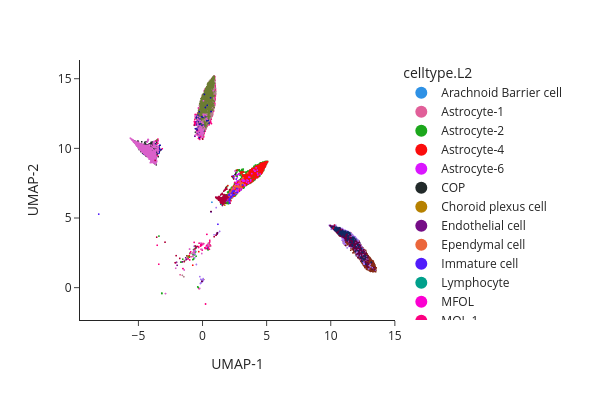

The notebook cell saved with this chart:
### Code cell
snap.pl.umap(adata_nn,color='celltype.L2',marker_size=2)

### Figure 1 — Plotly figure (JSON) as saved in the notebook; plotly's stock layout.template omitted (floating-point values rounded to 4 significant figures; data arrays with more than 128 entries replaced by an {"elided": "..."} marker saying what was removed)
{"data": [{"hovertemplate": "celltype.L2=Arachnoid Barrier cell<br>UMAP-1=%{x}<br>UMAP-2=%{y}<extra></extra>", "legendgroup": "Arachnoid Barrier cell", "marker": {"color": "#2E91E5", "opacity": 1, "size": 2, "symbol": "circle"}, "mode": "markers", "name": "Arachnoid Barrier cell", "showlegend": true, "type": "scattergl", "x": [1.62, 1.361, 1.781, 1.196, 1.654, 1.13, 1.564, 1.221, 1.417, 1.143, 1.679, 1.54, 1.522, 1.473, 1.292, 1.667, 1.098, 1.407, 1.146, 1.597, 1.607, 1.083, 1.327, 1.891, 1.773, 1.634, 1.877, 1.15, 1.049, 1.24, 1.621, 1.151, 1.118, 1.462, 1.316, 1.482, 1.286, 1.617, 1.809, 0.7328, 1.68, 1.458, 1.504, 1.543, 1.655, 1.618, 1.61, 1.279, 1.742, 1.58, 1.676, 1.691, 1.693, 1.656, 1.666, 1.551, 1.812, 1.659, 1.807, 1.634, 2.324, 1.566], "xaxis": "x", "y": [6.351, 6.284, 6.428, 6.432, 6.463, 6.43, 6.241, 6.424, 6.379, 6.424, 6.596, 6.42, 6.243, 6.401, 6.345, 6.313, 6.449, 6.323, 6.464, 6.081, 6.437, 6.466, 6.396, 6.467, 6.298, 6.346, 6.477, 6.454, 6.498, 6.45, 6.24, 6.422, 6.444, 6.216, 6.407, 6.12, 6.362, 6.252, 6.505, 6.133, 6.223, 6.336, 6.221, 6.402, 6.416, 6.305, 6.158, 6.388, 6.313, 6.089, 6.446, 6.069, 6.277, 6.03, 6.451, 6.104, 6.427, 6.206, 6.391, 6.34, 6.622, 6.237], "yaxis": "y"}, {"hovertemplate": "celltype.L2=Astrocyte-1<br>UMAP-1=%{x}<br>UMAP-2=%{y}<extra></extra>", "legendgroup": "Astrocyte-1", "marker": {"color": "#E15F99", "opacity": 1, "size": 2, "symbol": "circle"}, "mode": "markers", "name": "Astrocyte-1", "showlegend": true, "type": "scattergl", "x": {"elided": "1434 float values"}, "xaxis": "x", "y": {"elided": "1434 float values"}, "yaxis": "y"}, {"hovertemplate": "celltype.L2=Astrocyte-2<br>UMAP-1=%{x}<br>UMAP-2=%{y}<extra></extra>", "legendgroup": "Astrocyte-2", "marker": {"color": "#1CA71C", "opacity": 1, "size": 2, "symbol": "circle"}, "mode": "markers", "name": "Astrocyte-2", "showlegend": true, "type": "scattergl", "x": {"elided": "5740 float values"}, "xaxis": "x", "y": {"elided": "5740 float values"}, "yaxis": "y"}, {"hovertemplate": "celltype.L2=Astrocyte-4<br>UMAP-1=%{x}<br>UMAP-2=%{y}<extra></extra>", "legendgroup": "Astrocyte-4", "marker": {"color": "#FB0D0D", "opacity": 1, "size": 2, "symbol": "circle"}, "mode": "markers", "name": "Astrocyte-4", "showlegend": true, "type": "scattergl", "x": {"elided": "831 float values"}, "xaxis": "x", "y": {"elided": "831 float values"}, "yaxis": "y"}, {"hovertemplate": "celltype.L2=Astrocyte-6<br>UMAP-1=%{x}<br>UMAP-2=%{y}<extra></extra>", "legendgroup": "Astrocyte-6", "marker": {"color": "#DA16FF", "opacity": 1, "size": 2, "symbol": "circle"}, "mode": "markers", "name": "Astrocyte-6", "showlegend": true, "type": "scattergl", "x": {"elided": "130 float values"}, "xaxis": "x", "y": {"elided": "130 float values"}, "yaxis": "y"}, {"hovertemplate": "celltype.L2=COP<br>UMAP-1=%{x}<br>UMAP-2=%{y}<extra></extra>", "legendgroup": "COP", "marker": {"color": "#222A2A", "opacity": 1, "size": 2, "symbol": "circle"}, "mode": "markers", "name": "COP", "showlegend": true, "type": "scattergl", "x": {"elided": "1986 float values"}, "xaxis": "x", "y": {"elided": "1986 float values"}, "yaxis": "y"}, {"hovertemplate": "celltype.L2=Choroid plexus cell<br>UMAP-1=%{x}<br>UMAP-2=%{y}<extra></extra>", "legendgroup": "Choroid plexus cell", "marker": {"color": "#B68100", "opacity": 1, "size": 2, "symbol": "circle"}, "mode": "markers", "name": "Choroid plexus cell", "showlegend": true, "type": "scattergl", "x": [2.183, 1.951, 1.848, 1.913, 1.756, 1.638, 1.72, 2.001, 2.238, 1.909, 1.737, 1.985, 1.827, 2.158, 1.844, 1.785, 1.889], "xaxis": "x", "y": [6.886, 6.506, 6.498, 6.451, 6.554, 5.994, 6.201, 6.353, 6.843, 6.473, 5.925, 6.274, 6.488, 6.883, 6.523, 6.247, 6.586], "yaxis": "y"}, {"hovertemplate": "celltype.L2=Endothelial cell<br>UMAP-1=%{x}<br>UMAP-2=%{y}<extra></extra>", "legendgroup": "Endothelial cell", "marker": {"color": "#750D86", "opacity": 1, "size": 2, "symbol": "circle"}, "mode": "markers", "name": "Endothelial cell", "showlegend": true, "type": "scattergl", "x": {"elided": "242 float values"}, "xaxis": "x", "y": {"elided": "242 float values"}, "yaxis": "y"}, {"hovertemplate": "celltype.L2=Ependymal cell<br>UMAP-1=%{x}<br>UMAP-2=%{y}<extra></extra>", "legendgroup": "Ependymal cell", "marker": {"color": "#EB663B", "opacity": 1, "size": 2, "symbol": "circle"}, "mode": "markers", "name": "Ependymal cell", "showlegend": true, "type": "scattergl", "x": [2.276, 2.712, 2.133, 1.755, 2.383, 2.784, 2.009, 1.977, 2.969, 2.09, 2.701, 1.964, 2.393, 2.279, 3.068, 2.841, 2.058, 2.112, -1.14, 2.848, 2.83, 3.095, 3.12, 2.631, 2.995, 2.674, 2.271, 0.03066, 3.081, 3.084, 1.399, 2.23, 10.26, 2.161, 2.294, 2.481, 2.154, 2.441, 2.726, 2.218, 2.471, 2.999, -0.05968, 3.041, 2.407, 2.359, 2.995, 2.552, 2.419, 2.614, 2.11, 0.09814, 3.174, 3.519, 2.544, 10.19, 1.977, 2.206, 3.11, 2.702, 2.839, 2.272, 2.314, 2.542, 1.719, 2.936, 2.271, 2.255, 2.192, 2.593, 2.626, 2.309, 3.164, 2.271, 2.305, 2.496, 1.535], "xaxis": "x", "y": [6.662, 7.242, 6.451, 6.381, 6.734, 7.244, 6.607, 6.602, 7.437, 6.522, 7.21, 6.292, 6.652, 6.539, 7.513, 7.226, 6.432, 6.397, 2.163, 7.544, 7.191, 7.824, 7.44, 6.845, 7.32, 6.79, 6.475, 10.81, 7.468, 7.481, 6.428, 6.461, 4.308, 6.778, 6.931, 6.848, 6.846, 6.743, 7.303, 6.535, 7.288, 7.195, 3.156, 7.172, 6.894, 6.751, 7.505, 6.738, 6.628, 6.938, 6.402, 11.66, 7.443, 8.232, 6.783, 4.36, 6.714, 6.624, 7.435, 7.087, 7.271, 6.721, 7.128, 7.311, 6.233, 7.664, 6.941, 6.663, 6.752, 7.232, 7.235, 7.078, 7.879, 6.872, 6.638, 7.126, 6.377], "yaxis": "y"}, {"hovertemplate": "celltype.L2=Immature cell<br>UMAP-1=%{x}<br>UMAP-2=%{y}<extra></extra>", "legendgroup": "Immature cell", "marker": {"color": "#511CFB", "opacity": 1, "size": 2, "symbol": "circle"}, "mode": "markers", "name": "Immature cell", "showlegend": true, "type": "scattergl", "x": [2.388, 2.077, 2.017, 2.228, 2.524, 2.099, 1.201, 1.883, 2.409, 2.437, -0.687, 2.194, 2.133, -8.094, 2.092, 2.037, 2.057, 2.256, 2.503, 2.127, 2.336, 2.597, 2.491, 1.996, 1.838, 2.157, 2.686, 2.727, 2.09, 2.118, 2.106, 1.944, 2.237, 3.109, 2.525, 2.085, 2.256, 2.301, 2.339, 2.623, 2.416, 2.392, 2.262, 2.653, 1.985, 2.352, 2.255, 2.301, 2.309, 2.157, 2.042], "xaxis": "x", "y": [6.94, 6.247, 6.363, 6.506, 6.715, 6.687, 4.551, 6.274, 8.021, 7.879, 2.675, 6.524, 6.412, 5.279, 6.335, 6.629, 6.667, 6.53, 6.689, 6.688, 6.839, 6.858, 6.931, 6.348, 6.239, 6.426, 7.119, 6.805, 6.076, 6.283, 6.064, 6.318, 6.514, 7.367, 6.948, 6.624, 6.783, 6.632, 6.921, 7.794, 6.644, 6.902, 6.575, 6.861, 6.384, 6.715, 6.508, 6.583, 6.663, 6.415, 6.324], "yaxis": "y"}, {"hovertemplate": "celltype.L2=Lymphocyte<br>UMAP-1=%{x}<br>UMAP-2=%{y}<extra></extra>", "legendgroup": "Lymphocyte", "marker": {"color": "#00A08B", "opacity": 1, "size": 2, "symbol": "circle"}, "mode": "markers", "name": "Lymphocyte", "showlegend": true, "type": "scattergl", "x": [10.14, 10.77, 12.23, 12.2, 12.4, 12.69, 11.23, 13.32, 12.32, 13.36, 10.13, 10.3, 1.244, 11.88, 12.23, 11.97, 11.7, 10.82, 13.19, 12.05, 1.423, 13.33, 13.4, 13.36, 12.49, 13.32, 12.92, 1.471], "xaxis": "x", "y": [4.326, 4.225, 2.633, 2.227, 2.816, 2.255, 3.398, 1.366, 2.362, 1.41, 4.29, 4.259, 6.35, 2.626, 2.336, 3.224, 3.557, 4.202, 1.821, 2.964, 5.995, 1.439, 1.43, 1.432, 2.126, 1.683, 2.048, 6.071], "yaxis": "y"}, {"hovertemplate": "celltype.L2=MFOL<br>UMAP-1=%{x}<br>UMAP-2=%{y}<extra></extra>", "legendgroup": "MFOL", "marker": {"color": "#FB00D1", "opacity": 1, "size": 2, "symbol": "circle"}, "mode": "markers", "name": "MFOL", "showlegend": true, "type": "scattergl", "x": {"elided": "476 float values"}, "xaxis": "x", "y": {"elided": "476 float values"}, "yaxis": "y"}, {"hovertemplate": "celltype.L2=MOL-1<br>UMAP-1=%{x}<br>UMAP-2=%{y}<extra></extra>", "legendgroup": "MOL-1", "marker": {"color": "#FC0080", "opacity": 1, "size": 2, "symbol": "circle"}, "mode": "markers", "name": "MOL-1", "showlegend": true, "type": "scattergl", "x": {"elided": "8527 float values"}, "xaxis": "x", "y": {"elided": "8527 float values"}, "yaxis": "y"}, {"hovertemplate": "celltype.L2=MOL-2<br>UMAP-1=%{x}<br>UMAP-2=%{y}<extra></extra>", "legendgroup": "MOL-2", "marker": {"color": "#B2828D", "opacity": 1, "size": 2, "symbol": "circle"}, "mode": "markers", "name": "MOL-2", "showlegend": true, "type": "scattergl", "x": {"elided": "3022 float values"}, "xaxis": "x", "y": {"elided": "3022 float values"}, "yaxis": "y"}, {"hovertemplate": "celltype.L2=MOL-4<br>UMAP-1=%{x}<br>UMAP-2=%{y}<extra></extra>", "legendgroup": "MOL-4", "marker": {"color": "#6C7C32", "opacity": 1, "size": 2, "symbol": "circle"}, "mode": "markers", "name": "MOL-4", "showlegend": true, "type": "scattergl", "x": {"elided": "1171 float values"}, "xaxis": "x", "y": {"elided": "1171 float values"}, "yaxis": "y"}, {"hovertemplate": "celltype.L2=Microglia-1<br>UMAP-1=%{x}<br>UMAP-2=%{y}<extra></extra>", "legendgroup": "Microglia-1", "marker": {"color": "#778AAE", "opacity": 1, "size": 2, "symbol": "circle"}, "mode": "markers", "name": "Microglia-1", "showlegend": true, "type": "scattergl", "x": {"elided": "1168 float values"}, "xaxis": "x", "y": {"elided": "1168 float values"}, "yaxis": "y"}, {"hovertemplate": "celltype.L2=Microglia-2<br>UMAP-1=%{x}<br>UMAP-2=%{y}<extra></extra>", "legendgroup": "Microglia-2", "marker": {"color": "#862A16", "opacity": 1, "size": 2, "symbol": "circle"}, "mode": "markers", "name": "Microglia-2", "showlegend": true, "type": "scattergl", "x": {"elided": "6369 float values"}, "xaxis": "x", "y": {"elided": "6369 float values"}, "yaxis": "y"}, {"hovertemplate": "celltype.L2=Microglia-3<br>UMAP-1=%{x}<br>UMAP-2=%{y}<extra></extra>", "legendgroup": "Microglia-3", "marker": {"color": "#A777F1", "opacity": 1, "size": 2, "symbol": "circle"}, "mode": "markers", "name": "Microglia-3", "showlegend": true, "type": "scattergl", "x": {"elided": "1956 float values"}, "xaxis": "x", "y": {"elided": "1956 float values"}, "yaxis": "y"}, {"hovertemplate": "celltype.L2=Microglia-4<br>UMAP-1=%{x}<br>UMAP-2=%{y}<extra></extra>", "legendgroup": "Microglia-4", "marker": {"color": "#620042", "opacity": 1, "size": 2, "symbol": "circle"}, "mode": "markers", "name": "Microglia-4", "showlegend": true, "type": "scattergl", "x": {"elided": "510 float values"}, "xaxis": "x", "y": {"elided": "510 float values"}, "yaxis": "y"}, {"hovertemplate": "celltype.L2=NFOL<br>UMAP-1=%{x}<br>UMAP-2=%{y}<extra></extra>", "legendgroup": "NFOL", "marker": {"color": "#1616A7", "opacity": 1, "size": 2, "symbol": "circle"}, "mode": "markers", "name": "NFOL", "showlegend": true, "type": "scattergl", "x": [-3.343, -3.307, -3.466, 0.1462, -3.484, -0.1247, -0.3735, -3.377, -0.3899, -0.2685, 0.07515, -0.3376, -3.78, -4.192, -0.18, -4.683, -0.4032, 0.3704, -3.737, -3.417, -4.931, -3.359, 0.4292, 0.229, -0.09981, -0.1639, -0.2307, -0.1736, -0.3496, -0.4223, -0.4317, -0.4325, -4.676, -0.09659, -0.273, -0.2081, -3.219, -0.2464, -3.668, -0.5975, 0.343, -3.791, -4.954, 0.6643, -3.777, -0.07395, -4.421, 0.02606, -0.1966, -0.3827, 0.3278, -0.1413, -3.79, -4.002, -0.09083, -3.726, -3.947, -0.256, -4.053, -4.279, 0.2723, -3.408, -0.2355, 0.6266, -4.593, -0.4793, -4.26, -0.3168, -0.3289, 0.513, -0.4564, -0.4858, -0.4294, -0.3659, -0.2045, -0.4169, -3.798, -0.3413, -0.4366, -0.1501, -0.4243, -0.1475, -3.835, -4.653, -0.2807, -0.1925, -3.625, -0.3035, -0.5526, -3.657, -0.2114, -3.81, -3.392, -0.2308, -3.362, -0.4293, -3.358, -0.03026, -3.385, -3.484, 0.088, -3.391, 0.3727, -3.862, -3.906, 0.2021], "xaxis": "x", "y": [10.21, 10.22, 9.653, 13.87, 9.748, 11.04, 12.32, 9.792, 11.8, 11.61, 11.24, 11.97, 9.159, 9.429, 11.8, 9.774, 12.32, 13.08, 8.934, 10.16, 9.992, 10.01, 12.0, 12.94, 11.15, 11.23, 11.11, 11.15, 12.36, 11.91, 11.99, 11.92, 9.868, 11.87, 12.1, 12.1, 9.906, 12.62, 10.29, 10.89, 12.04, 8.973, 10.11, 12.64, 9.012, 12.27, 9.562, 12.23, 11.63, 11.09, 11.99, 11.19, 8.983, 9.371, 11.2, 9.215, 9.236, 12.21, 9.218, 9.657, 12.2, 9.639, 10.77, 13.63, 9.577, 11.89, 9.43, 12.01, 11.75, 11.81, 11.74, 12.18, 12.27, 11.78, 11.46, 12.26, 9.358, 11.74, 11.66, 11.9, 11.43, 11.86, 9.568, 9.78, 10.97, 11.97, 9.276, 11.47, 11.41, 9.705, 11.12, 9.15, 9.867, 11.7, 9.937, 11.32, 9.944, 11.65, 9.697, 9.787, 11.64, 9.925, 2.862, 9.085, 9.208, 12.36], "yaxis": "y"}, {"hovertemplate": "celltype.L2=OPC-1<br>UMAP-1=%{x}<br>UMAP-2=%{y}<extra></extra>", "legendgroup": "OPC-1", "marker": {"color": "#DA60CA", "opacity": 1, "size": 2, "symbol": "circle"}, "mode": "markers", "name": "OPC-1", "showlegend": true, "type": "scattergl", "x": {"elided": "3231 float values"}, "xaxis": "x", "y": {"elided": "3231 float values"}, "yaxis": "y"}, {"hovertemplate": "celltype.L2=Pericyte<br>UMAP-1=%{x}<br>UMAP-2=%{y}<extra></extra>", "legendgroup": "Pericyte", "marker": {"color": "#6C4516", "opacity": 1, "size": 2, "symbol": "circle"}, "mode": "markers", "name": "Pericyte", "showlegend": true, "type": "scattergl", "x": {"elided": "195 float values"}, "xaxis": "x", "y": {"elided": "195 float values"}, "yaxis": "y"}, {"hovertemplate": "celltype.L2=Perivascular Macrophage<br>UMAP-1=%{x}<br>UMAP-2=%{y}<extra></extra>", "legendgroup": "Perivascular Macrophage", "marker": {"color": "#0D2A63", "opacity": 1, "size": 2, "symbol": "circle"}, "mode": "markers", "name": "Perivascular Macrophage", "showlegend": true, "type": "scattergl", "x": [10.23, 10.66, 10.3, 11.95, 10.96, 10.6, 11.06, 11.35, 10.45, 10.65, 12.71, 11.8, 11.73, 10.53, 11.45, 11.79, 11.71, 10.38, 11.72, 10.39, 12.51, 11.16, 12.57, 12.39, 12.73, 11.31, 10.87, 11.53, 11.33, 11.91, 12.6, 11.34, 11.67, 10.38, 10.42, 11.09, 12.21, 11.82, 10.38, 11.12, 11.2, 12.3, 10.09, 10.71, 10.39, 10.18, 12.48, 10.37, 10.47, 12.46, 12.12, 11.5, 10.19, 11.39, 11.17, 11.95, 12.73, 11.8, 11.8, 11.47, 10.97, 11.54, 10.83, 11.3, 11.71, 10.57, 11.29, 10.62, 10.39, 10.73, 11.71, 10.28, 10.32, 10.06, 10.32, 11.97, 10.34, 11.46, 11.48, 11.39, 12.13, 10.52, 11.76, 10.43, 10.77, 10.6, 11.78, 10.76, 10.74, 10.59, 10.9, 11.59, 11.37, 10.69, 11.06, 12.09, 10.53, 10.26, 10.91, 11.38, 10.96, 13.15, 12.42, 11.33, 10.28, 10.45, 10.42, 10.11, 10.38, 11.05, 11.75], "xaxis": "x", "y": [4.249, 4.234, 4.159, 3.484, 3.864, 4.248, 3.688, 3.985, 4.252, 4.285, 2.144, 3.499, 3.605, 4.152, 3.83, 3.339, 3.63, 4.305, 3.591, 4.116, 2.066, 3.893, 2.264, 2.165, 1.678, 3.702, 3.752, 3.833, 3.999, 2.599, 2.019, 3.555, 3.067, 4.105, 4.1, 3.814, 2.914, 3.55, 4.16, 4.061, 3.975, 2.18, 4.331, 4.306, 4.208, 4.295, 2.534, 4.329, 4.312, 1.877, 2.646, 3.856, 4.309, 3.528, 4.032, 3.438, 2.289, 3.615, 3.451, 3.842, 4.061, 3.25, 3.854, 3.973, 3.469, 4.15, 3.408, 3.855, 4.083, 3.854, 3.001, 4.176, 4.237, 4.32, 4.135, 2.934, 4.322, 3.946, 3.861, 3.906, 3.097, 4.148, 3.612, 4.347, 4.021, 4.247, 3.213, 3.915, 4.047, 4.258, 3.977, 3.463, 3.878, 3.983, 3.956, 3.062, 4.135, 4.304, 4.072, 3.722, 3.978, 1.829, 2.805, 3.546, 4.311, 4.069, 4.159, 4.32, 4.141, 3.794, 3.437], "yaxis": "y"}, {"hovertemplate": "celltype.L2=VLMC<br>UMAP-1=%{x}<br>UMAP-2=%{y}<extra></extra>", "legendgroup": "VLMC", "marker": {"color": "#AF0038", "opacity": 1, "size": 2, "symbol": "circle"}, "mode": "markers", "name": "VLMC", "showlegend": true, "type": "scattergl", "x": {"elided": "515 float values"}, "xaxis": "x", "y": {"elided": "515 float values"}, "yaxis": "y"}], "layout": {"height": 400, "legend": {"itemsizing": "constant", "title": {"text": "celltype.L2"}, "tracegroupgap": 0}, "margin": {"t": 60}, "width": 600, "xaxis": {"anchor": "y", "domain": [0, 1], "title": {"text": "UMAP-1"}}, "yaxis": {"anchor": "x", "domain": [0, 1], "title": {"text": "UMAP-2"}}}}
